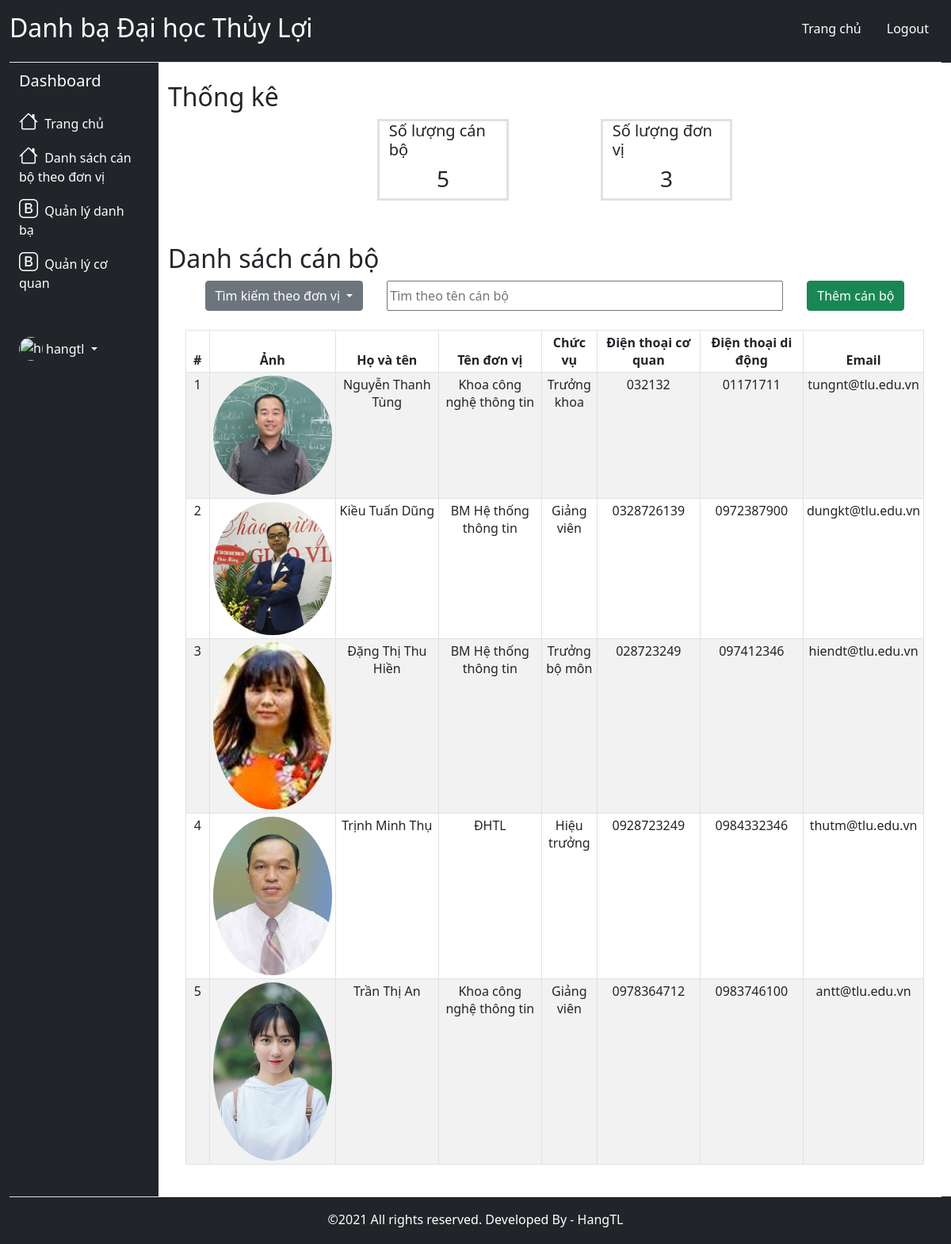
/admin/index.php (signed in), run on the app's committed database.
### tables this page shows
CREATE TABLE `tbl_user` (
  `id_user` int(10) UNSIGNED NOT NULL,
  `hoten` varchar(255) NOT NULL,
  `image` varchar(255) DEFAULT NULL,
  `dtcoquan` varchar(15) NOT NULL,
  `email` varchar(255) NOT NULL,
  `dtdidong` varchar(15) NOT NULL,
  `chucvu` varchar(255) NOT NULL,
  `id_coquan` int(10) NOT NULL
);

CREATE TABLE `tbl_coquan` (
  `id_coquan` int(10) NOT NULL,
  `tendonvi` varchar(255) NOT NULL,
  `diachi` varchar(255) NOT NULL,
  `sdt` varchar(15) NOT NULL,
  `email_coquan` varchar(255) NOT NULL,
  `website` varchar(255) NOT NULL,
  `id_cha` int(10) DEFAULT NULL
);

### admin/index.php (the view, shortened to what this page needs)
<?php
    include('connection.php');
    include("templates/header.php");
?>
                        <div class="col py-4">
                            <h2 class="text-align-center">Thống kê</h2>
                            <div class="row main-content d-flex justify-content-center" >
                                <div class="col col-md-2 mx-3 bg-white border border-3">
                                    <h5 >Số lượng cán bộ</h5>
                                    <h3 class=" d-flex justify-content-center">
                                    <?php
                                        $sql1 = "SELECT * FROM tbl_user";
                                        $result = mysqli_query($conn,$sql1);
                                        $count_user = mysqli_num_rows($result);
                                        echo $count_user;
                                    ?>
                                    </h3>
                                </div>
                                <div class="col col-md-1"></div>
                                <div class="col col-md-2 mx-3 bg-white border border-3">
                                    <h5 >Số lượng đơn vị</h5>
                                    <h3 class=" d-flex justify-content-center">
                                    <?php
                                        $sql1 = "SELECT * FROM tbl_coquan";
                                        $result = mysqli_query($conn,$sql1);
                                        $count_organization = mysqli_num_rows($result);
                                        echo $count_organization;
                                    ?>
                                    </h3>
                                </div>
                            </div>
                            <br>
                            <h2 style="margin-top: 30px;">Danh sách cán bộ</h2>
                            <div align="center">
                                <ul class="nav d-flex justify-content-center">
                                    <li class="nav-item">
                                        <div class="dropdown">
                                            <button class="btn btn-secondary dropdown-toggle" type="button" id="dropdownMenuButton1" data-bs-toggle="dropdown" aria-expanded="false">
                                            Tìm kiếm theo đơn vị
                                            </button>
                                                    <?php
                                                        $sql = "SELECT DISTINCT tendonvi FROM tbl_coquan";
                                                            ?>
                                        </div>
                                    </li>
                                    <li class="nav-item" style="margin-left: 30px; height: 20px;">
                                        <input style="height: 38px; width: 500px;" class="" type="text" id="myInput" onkeyup="myFunction()" placeholder="Tìm theo tên cán bộ" title="Type in a name">
                                    </li>
                                    <li>
                                        <a href="addUser.php" class="btn btn-success" style = "margin-left: 30px;">Thêm cán bộ</a>
                                    </li>
                                </ul>
                            <br>
                        </div>
                            <div class="row main-content" style="margin-left: 1%; margin-right: 1%;">
                                <div class=" bg-white">
                                    <div id=" list-content">
                                        <table class="table table-striped table-sm table-bordered" style="" align="center" id="myTable">
                                            <thead>
                                                <tr>
                                                    <th scope="col" style="width: 30px; overflow: hidden; text-align: center;">#</th>
                                                    <th scope="col" style="width: 50px; overflow: hidden; text-align: center;">Ảnh</th>
                                                    <th scope="col" style="width: 100px; overflow: hidden; text-align: center;">Họ và tên</th>
                                                    <th scope="col" style="width: 50px; overflow: hidden; text-align: center;">Tên đơn vị</th>
                                                    <th scope="col" style="width: 50px; overflow: hidden; text-align: center;">Chức vụ</th>
                                                    <th scope="col" style="width: 70px; overflow: hidden; text-align: center;">Điện thoại cơ quan</th>
                                                    <th scope="col" style="width: 90px;  text-align: center;">Điện thoại di động</th>
                                                    <th scope="col" style="width: 90px;  text-align: center;">Email</th>
                                                </tr>
                                            </thead>
                                            <tbody>
                                                <?php
                                                    if (isset($_GET['donvi'])){
                                                        $filter = $_GET['donvi'];
                                                        $sql = "SELECT * FROM (tbl_user INNER JOIN tbl_coquan as a USING (id_coquan)) WHERE tendonvi LIKE '%$filter%'";
                                                        }
                                                        else {
                                                    $sql = "SELECT * FROM tbl_user,tbl_coquan where tbl_user.id_coquan = tbl_coquan.id_coquan";
                                                }
                                                    $result = mysqli_query($conn,$sql);
                                                    if(mysqli_num_rows($result)>0){
                                                        $i=1;
                                                        while($row = mysqli_fetch_assoc($result)){
                                                ?>
                                                <tr>
                                                    <td style="width: 30px; overflow: hidden; text-align: center;"><?php echo $i; ?></td>
                                                    <td align="center" ><img  style="width: 150px; border-radius: 100%;" src="http://localhost/exam/<?php echo $row['image']; ?>" alt=""></td>
                                                    <td style="width: 130px; overflow: hidden; text-align: center;"><?php echo $row['hoten']; ?></td>
                                                    <td style="width: 130px; overflow: hidden; text-align: center;"><?php echo $row['tendonvi']; ?></td>
                                                    <td style="width: 70px; overflow: hidden; text-align: center;"><?php echo $row['chucvu']; ?></td>
                                                    <td style="width: 130px; overflow: hidden; text-align: center;"><?php echo $row['dtcoquan']; ?></td>
                                                    <td style="width: 130px; overflow: hidden; text-align: center;"> <?php echo $row['dtdidong']; ?></td>
                                                    <td style="width: 130px; overflow: hidden; text-align: center;"> <?php echo $row['email']; ?></td>
                                                <?php
                                                    $i++;
                                                    }
                                                }
                                                ?>
                                          </tbody>
                                        </table>
                                    </div>
                                </div>
                            </div>
                        </div>
                    </div>
                </div>
    <?php
    include("templates/footer.php");
?>

### css/style.css (style rules this page uses)
.main-content { flex-wrap: nowrap; }

### data on the page
tbl_user: image (picture), hoten "Nguyễn Thanh Tùng", id_coquan.tendonvi "Khoa công nghệ thông tin", chucvu "Trưởng khoa", dtcoquan "032132", dtdidong "01171711", email "tungnt@tlu.edu.vn"
tbl_user: image (picture), hoten "Kiều Tuấn Dũng", id_coquan.tendonvi "BM Hệ thống thông tin", chucvu "Giảng viên", dtcoquan "0328726139", dtdidong "0972387900", email "dungkt@tlu.edu.vn"
tbl_user: image (picture), hoten "Đặng Thị Thu Hiền", id_coquan.tendonvi "BM Hệ thống thông tin", chucvu "Trưởng bộ môn", dtcoquan "028723249", dtdidong "097412346", email "hiendt@tlu.edu.vn"
tbl_user: image (picture), hoten "Trịnh Minh Thụ", id_coquan.tendonvi "ĐHTL", chucvu "Hiệu trưởng", dtcoquan "0928723249", dtdidong "0984332346", email "thutm@tlu.edu.vn"
tbl_user: image (picture), hoten "Trần Thị An", id_coquan.tendonvi "Khoa công nghệ thông tin", chucvu "Giảng viên", dtcoquan "0978364712", dtdidong "0983746100", email "antt@tlu.edu.vn"

### other printed values
$_SESSION['name'] "hangtl"
$count_user "5"
$count_organization "3"
